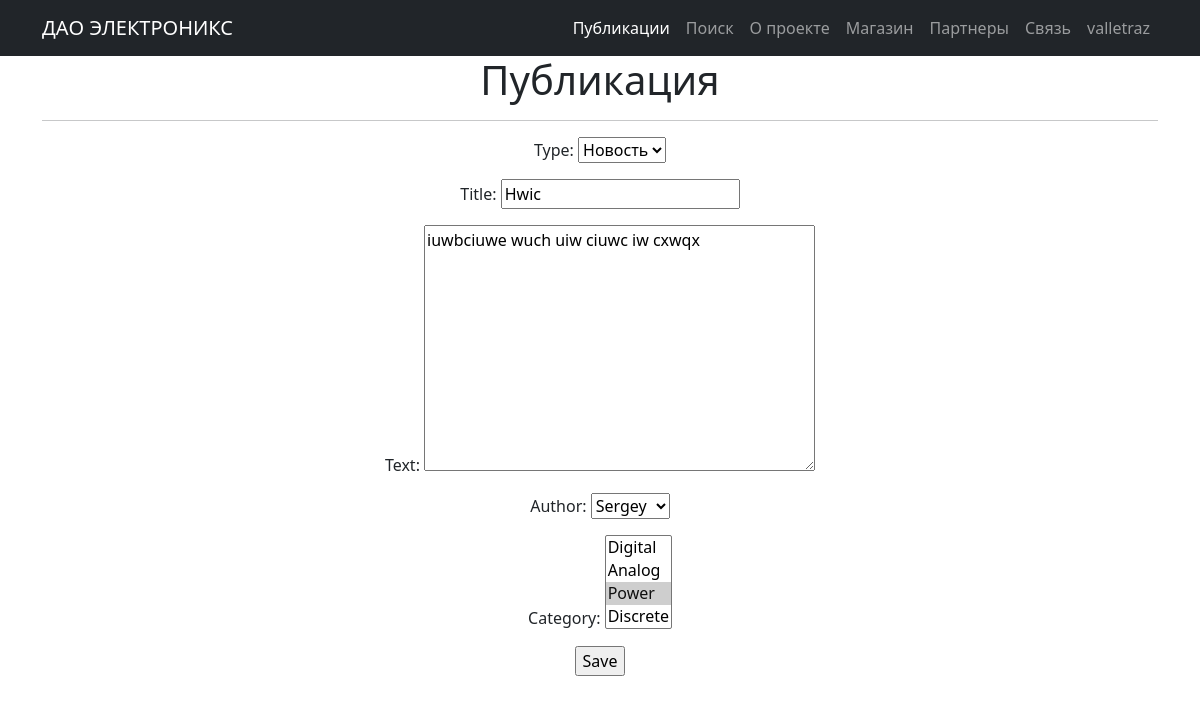
/posts/50/update/ (signed in), run on an earlier commit of the app's database.
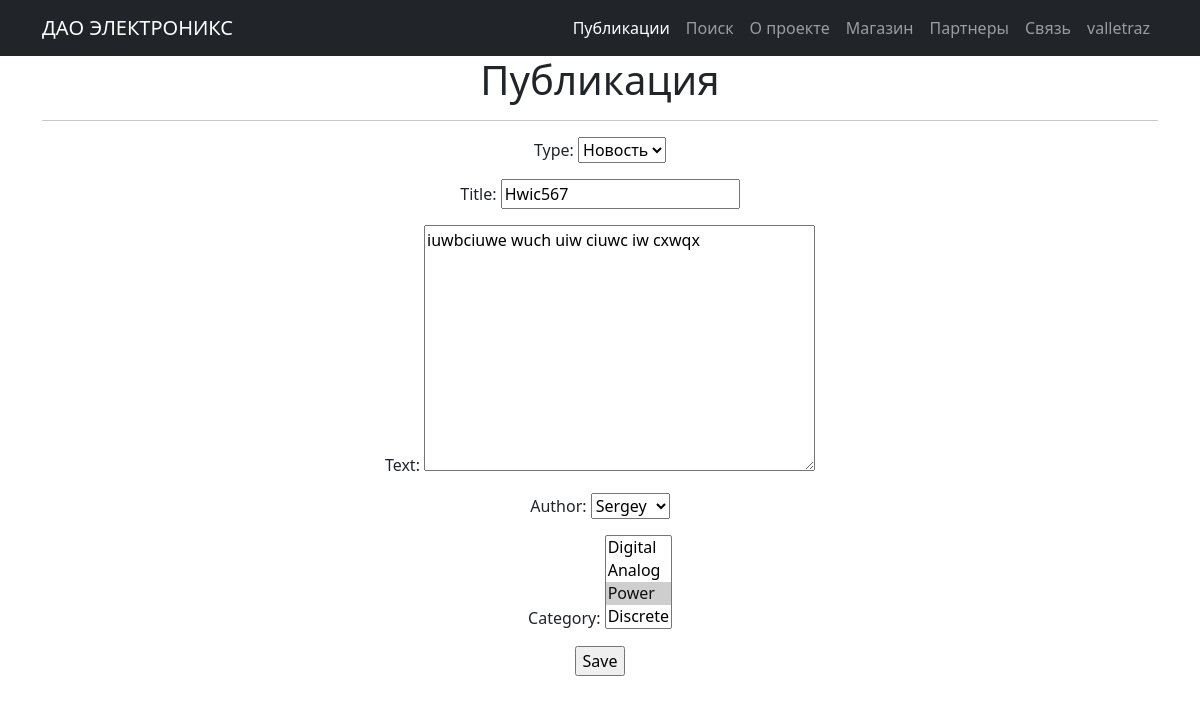
And on a later commit of the database.
### posts/models.py (models this page shows, shortened)
class Post(models.Model):
    type = models.CharField(max_length=2, choices=CATEGORY_CHOICES, default=ARTICLE)
    add_time = models.DateTimeField(auto_now_add=True)
    title = models.CharField(max_length=255)
    text = models.TextField()
    rating = models.IntegerField(default=0)
    author = models.ForeignKey(Author, on_delete=models.CASCADE)
    category = models.ManyToManyField(Category, through='PostCategory')

### posts/views.py (the view)
# urls.py: path('<int:pk>/update/', PostUpdate.as_view(), name='post_update'),
class PostUpdate(PermissionRequiredMixin, UpdateView):
    permission_required = ('posts.change_post',)
    form_class = PostForm
    model = Post
    template_name = 'post_edit.html'

### posts/forms.py (shortened to what this page needs)
class PostForm(forms.ModelForm):
    class Meta:
        model = Post
        fields = [
            'type',
            'title',
            'text',
            'author',
            'category',
        ]

### posts/models.py (called while the page is built)
    def __str__(self):
        return self.user.username

    def __str__(self):
        return self.name

### templates/post_edit.html (shortened to what this page needs)
{% extends 'flatpages/default.html' %}
{% block content %}
<h1>Публикация</h1>
<hr>
<form action="" method="post">
    {{ form.as_p }}
    <input type="submit" value="Save" />
</form>
{% endblock content %}

What changed in the data, as far as the page shows it:
changed Post "Новость": title "Hwic" → "Hwic567"
